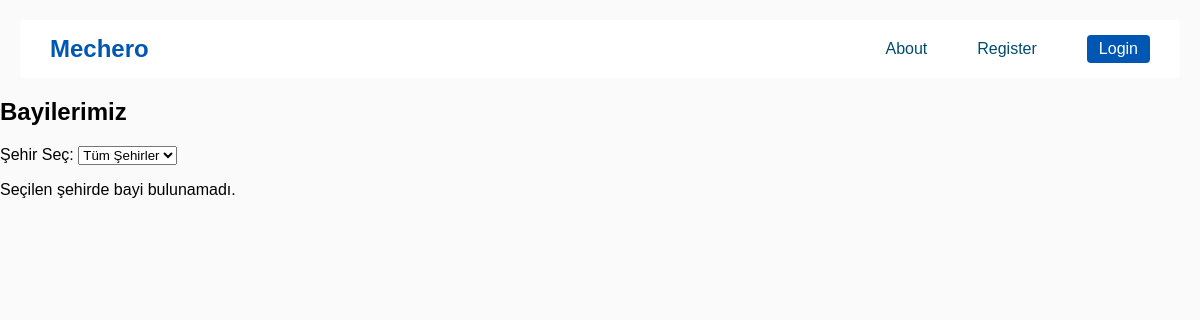
The page /dealerships/?city_id=5 on the database as committed earlier.
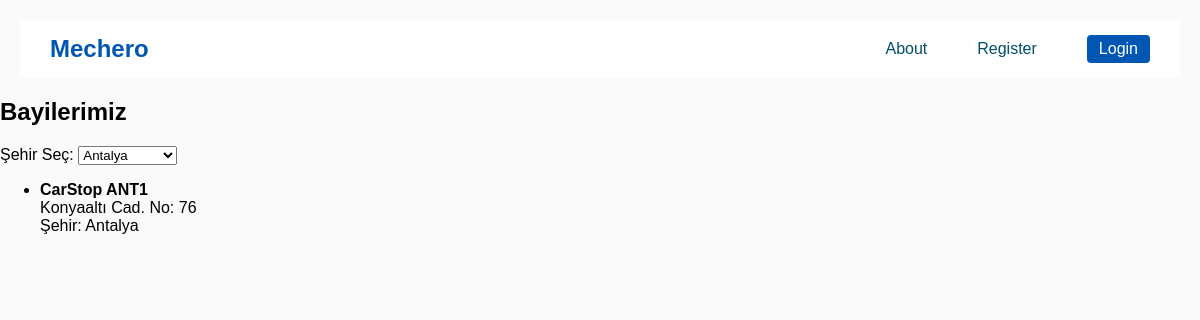
The same page on the database as committed later.
### app/models.py (models this page shows)
class Dealership(db.Model):
    __tablename__ = 'dealerships'
    id = db.Column(db.Integer, primary_key=True)
    name = db.Column(db.String(100), nullable=False)
    street = db.Column(db.String(100), nullable=False)
    number = db.Column(db.String(10), nullable=False)
    latitude = db.Column(db.Float, nullable=True)
    longitude = db.Column(db.Float, nullable=True)
    city_id = db.Column(db.Integer, db.ForeignKey('cities.id'), nullable=False)

class City(db.Model):
    __tablename__ = 'cities'
    id = db.Column(db.Integer, primary_key=True)
    name = db.Column(db.String(100), unique=True, nullable=False)
    dealerships = db.relationship('Dealership', backref='city', lazy=True)

### app/routes/dealership_routes.py (the view)
@bp.route('/')
def list_dealerships():
    city_id = request.args.get('city_id')  # GET parametresiyle gelen city_id alınır
    cities = City.query.all()  # dropdown için tüm şehirler alınır
    if city_id:
        dealerships = Dealership.query.filter_by(city_id=city_id).all()
    else:
        dealerships = Dealership.query.all()
    return render_template(
        'dealership/list.html',
        dealerships=dealerships,
        cities=cities,
        selected_city_id=city_id  # sayfada hangi şehir seçilmişti hatırlamak için
    )

### app/templates/dealership/list.html
{% extends "layout/base_guest.html" %}
{% block content %}
<h2>Bayilerimiz</h2>
<form method="GET" action="{{ url_for('dealership.list_dealerships') }}">
  <label for="city">Şehir Seç:</label>
  <select name="city_id" id="city" onchange="this.form.submit()">
      <option value="">Tüm Şehirler</option>
      {% for city in cities %}
          <option value="{{ city.id }}" {% if city.id|string == selected_city_id %}selected{% endif %}>
              {{ city.name }}
          </option>
      {% endfor %}
  </select>
</form>
{% if dealerships %}
  <ul>
    {% for d in dealerships %}
      <li>
        <strong>{{ d.name }}</strong><br>
        {{ d.street }} No: {{ d.number }}<br>
        Şehir: {{ d.city.name }}
      </li>
    {% endfor %}
  </ul>
{% else %}
  <p>Seçilen şehirde bayi bulunamadı.</p>
{% endif %}
{% endblock %}

Rows that differ between the two databases and show on the page:
added Dealership: name "CarStop ANT1", street "Konyaaltı Cad.", number "76", city.name "Antalya"
Other text that changed with them:
form field city_id: "Tüm Şehirler" → "Antalya"
text no longer shown: "Seçilen şehirde bayi bulunamadı."
